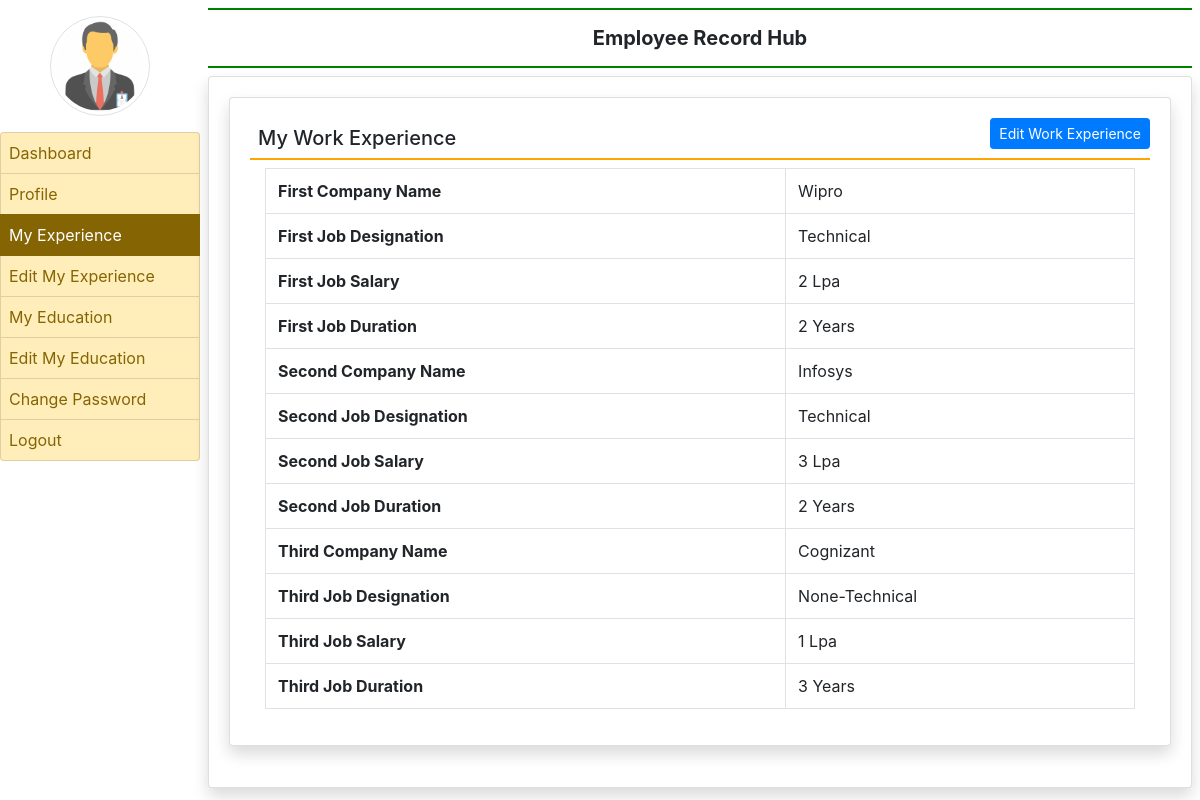
/myexperience (signed in), run on the app's committed database.
### employee/models.py (models this page shows, shortened)
class EmployeeExperience(models.Model):
    user = models.ForeignKey(User, on_delete=models.CASCADE, null=True)
    company1name = models.CharField(max_length=100, null=True)
    company1desig = models.CharField(max_length=100, null=True)
    company1salary = models.CharField(max_length=100, null=True)
    company1duration = models.CharField(max_length=100, null=True)
    company2name = models.CharField(max_length=100, null=True)
    company2desig = models.CharField(max_length=100, null=True)
    company2salary = models.CharField(max_length=100, null=True)
    company2duration = models.CharField(max_length=100, null=True)
    company3name = models.CharField(max_length=100, null=True)
    company3desig = models.CharField(max_length=100, null=True)
    company3salary = models.CharField(max_length=100, null=True)
    company3duration = models.CharField(max_length=100, null=True)

### employee/views.py (the view)
# urls.py: path('myexperience',myexperience,name='myexperience'),
def myexperience(request):
    if not request.user.is_authenticated:
        return redirect('emp_login')
    user = request.user
    experience = EmployeeExperience.objects.get(user=user)
    d = {'experience': experience}
    return render(request, 'myexperience.html',d)

### employee/templates/myexperience.html (shortened to what this page needs)
{% extends 'emp_base.html' %}
{% block main  %}
<div class="card shadow">
    <div class="card-body">
        <a href="{% url 'edit_myexperience' %}" class="btn btn-primary btn-sm float-right">Edit Work Experience</a>
        <h5 class="p-2" style="border-bottom: 2px solid orange;">My Work Experience</h5>
<div class="container-fluid">
        <table class="table table-bordered">
                <tr>
                    <th>First Company Name</th>
                    <td>{{experience.company1name}}</td>
                </tr>
                <tr>
                    <th>First Job Designation</th>
                    <td>{{experience.company1desig}}</td>
                </tr>
             <tr>
                    <th>First Job Salary</th>
                    <td>{{experience.company1salary}}</td>
                </tr>
             <tr>
                    <th>First Job Duration</th>
                    <td>{{experience.company1duration}}</td>
                </tr>
            <tr>
                    <th>Second Company Name</th>
                    <td>{{experience.company2name}}</td>
                </tr>
                <tr>
                    <th>Second Job Designation</th>
                    <td>{{experience.company2desig}}</td>
                </tr>
             <tr>
                    <th>Second Job Salary</th>
                    <td>{{experience.company2salary}}</td>
                </tr>
             <tr>
                    <th>Second Job Duration</th>
                    <td>{{experience.company2duration}}</td>
                </tr>
            <tr>
                    <th>Third Company Name</th>
                    <td>{{experience.company3name}}</td>
                </tr>
                <tr>
                    <th>Third Job Designation</th>
                    <td>{{experience.company3desig}}</td>
                </tr>
             <tr>
                    <th>Third Job Salary</th>
                    <td>{{experience.company3salary}}</td>
                </tr>
             <tr>
                    <th>Third Job Duration</th>
                    <td>{{experience.company3duration}}</td>
                </tr>
        </table>
</div>
</div>
</div>
{% endblock %}

### employee/templates/emp_base.html (shortened to what this page needs)
{%load static %}
<html>
    <head>
        <link rel="stylesheet" href="https://maxcdn.bootstrapcdn.com/bootstrap/4.4.1/css/bootstrap.min.css">
  <link rel="stylesheet" href="https://use.fontawesome.com/releases/v5.7.0/css/all.css">
    </head>
    <body>
        <div class="container-fluid">
            <div class="row">
                <div class="col-sm-2 p-0">
                    <center><img src="{% static 'images/icon.png'%}" width = "100" height="100" class="img-thumbnail rounded-circle my-3"></center>
                    <div class="list-group">
                        <a href="/emp_home" class="list-group-item list-group-item-warning list-group-item-action {% if request.path == '/emp_home/' %}active{% endif %}">Dashboard</a>
                        <a href="/profile" class="list-group-item list-group-item-warning list-group-item-action {% if request.path == '/profile/' %}active{% endif %}">Profile</a>
                        <a href="{% url 'myexperience' %}" class="list-group-item list-group-item-warning list-group-item-action {% if request.path == '/myexperience' %}active{% endif %}">My Experience</a>
                        <a href="{% url 'edit_myexperience' %}" class="list-group-item list-group-item-warning list-group-item-action {% if request.path == '/edit_myexperience' %}active{% endif %}">Edit My Experience</a>
                        <a href="{% url 'myeducation' %}" class="list-group-item list-group-item-warning list-group-item-action {% if request.path == '/myeducation' %}active{% endif %}">My Education</a>
                        <a href="{% url 'edit_myeducation' %}" class="list-group-item list-group-item-warning list-group-item-action {% if request.path == '/edit_myeducation' %}active{% endif %}">Edit My Education</a>
                        <a href="{% url 'change_password' %}" class="list-group-item list-group-item-warning list-group-item-action {% if request.path == '/change_password' %}active{% endif %}">Change Password</a>
                        <a href="/logout" class="list-group-item list-group-item-warning list-group-item-action">Logout</a>
                    </div>
                </div>
                <div class="col-sm-10 p-0">
                    <div class="container-fluid p-2">
                        <h5 class="p-3 text-center font-weight-bold" style="border-bottom: 2px solid green;border-top: 2px solid green;">Employee Record Hub</h5>
                        <div class="card shadow" style="min-height: 89vh;">
                            <div class="card-body">
                                {% block main %}
                                {% endblock %}
                            </div>
                        </div>
                    </div>
                </div>
            </div>
        </div>
    </body>
</html>

### employee/templates/emp_base.html (style rules this page uses)
.list-group-item { padding:8px !important; }

### data on the page
EmployeeExperience: company1name "Wipro", company1desig "Technical", company1salary "2 Lpa", company1duration "2 Years", company2name "Infosys", company2desig "Technical", company2salary "3 Lpa", company2duration "2 Years", company3name "Cognizant", company3desig "None-Technical", company3salary "1 Lpa", company3duration "3 Years"
